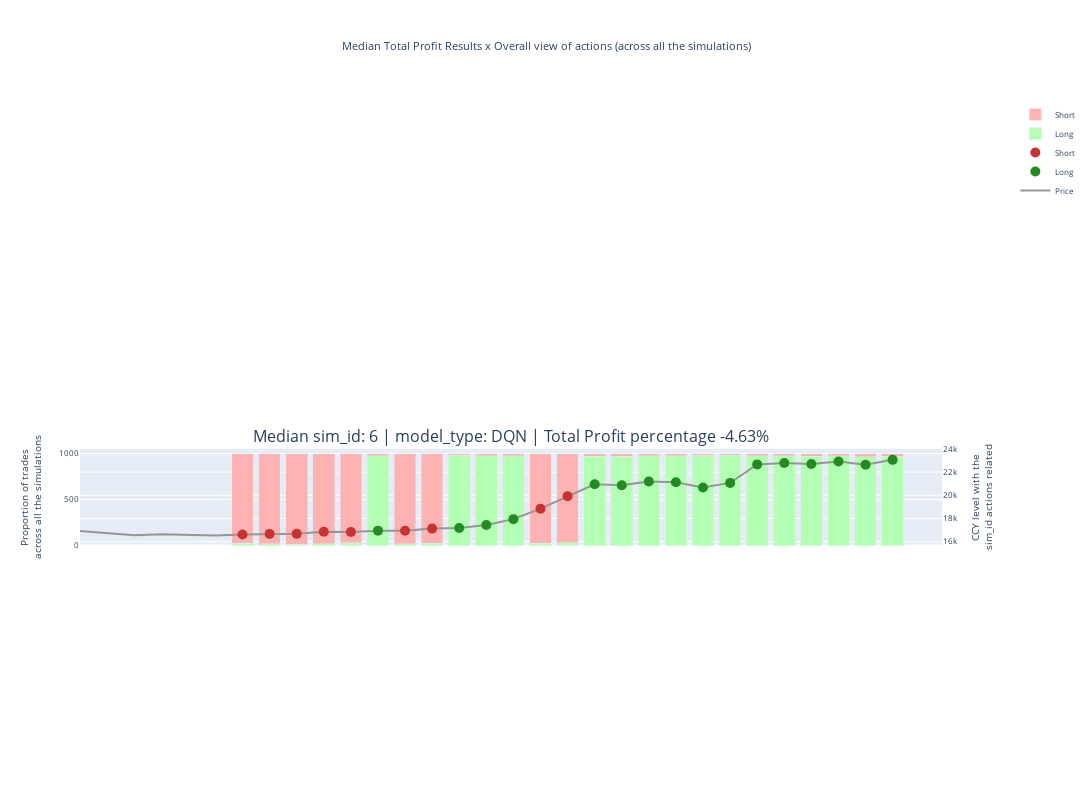

This figure's notebook cell:
### Code cell
plot_trader_robot_actions_all_sim_id_all_models(config_file_name_without_extension, "", "", median_sim_id_DQN, "")
